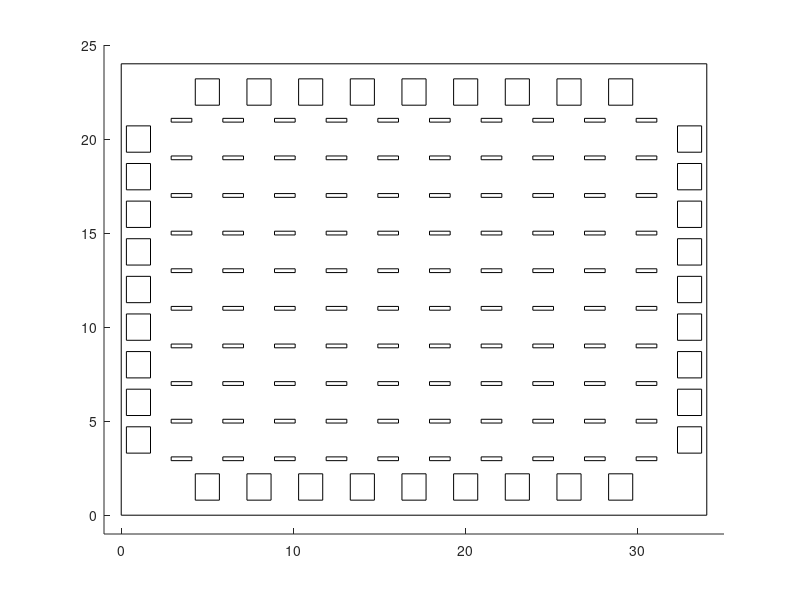

The MATLAB source for this figure: (Note: this script raises an error after producing the figure.)
function  simenvironment()
%Simulation environment
global storagerock; 
global target;
global trajp;
     axis([-1 35 -1 25]);
%      grid on
            
            rectangle('Position',[2.9,2.9,1.2,0.2]);hold on;rectangle('Position',[2.9,8.9,1.2,0.2]);hold on;
            rectangle('Position',[2.9,4.9,1.2,0.2]);hold on;rectangle('Position',[2.9,10.9,1.2,0.2]);hold on;
            rectangle('Position',[2.9,6.9,1.2,0.2]);hold on;rectangle('Position',[2.9,12.9,1.2,0.2]);hold on;
            rectangle('Position',[5.9,4.9,1.2,0.2]);hold on;rectangle('Position',[2.9,14.9,1.2,0.2]);hold on;
            rectangle('Position',[5.9,2.9,1.2,0.2]);hold on;rectangle('Position',[2.9,16.9,1.2,0.2]);hold on;
            rectangle('Position',[5.9,6.9,1.2,0.2]);hold on;rectangle('Position',[2.9,18.9,1.2,0.2]);hold on;
            rectangle('Position',[8.9,6.9,1.2,0.2]);hold on;rectangle('Position',[2.9,20.9,1.2,0.2]);hold on;
            rectangle('Position',[8.9,4.9,1.2,0.2]);hold on;rectangle('Position',[5.9,8.9,1.2,0.2]);hold on;
            rectangle('Position',[8.9,2.9,1.2,0.2]);hold on;rectangle('Position',[5.9,10.9,1.2,0.2]);hold on;
            rectangle('Position',[11.9,6.9,1.2,0.2]);hold on;rectangle('Position',[5.9,12.9,1.2,0.2]);hold on;
            rectangle('Position',[11.9,4.9,1.2,0.2]);hold on;rectangle('Position',[5.9,14.9,1.2,0.2]);hold on;
            rectangle('Position',[11.9,2.9,1.2,0.2]);hold on;rectangle('Position',[5.9,16.9,1.2,0.2]);hold on;
            rectangle('Position',[5.9,18.9,1.2,0.2]);hold on;rectangle('Position',[14.9,2.9,1.2,0.2]);hold on;
            rectangle('Position',[5.9,20.9,1.2,0.2]);hold on;rectangle('Position',[14.9,4.9,1.2,0.2]);hold on;
            rectangle('Position',[8.9,8.9,1.2,0.2]);hold on;rectangle('Position',[14.9,6.9,1.2,0.2]);hold on;
            rectangle('Position',[8.9,10.9,1.2,0.2]);hold on;rectangle('Position',[14.9,8.9,1.2,0.2]);hold on;
            rectangle('Position',[8.9,12.9,1.2,0.2]);hold on;rectangle('Position',[14.9,10.9,1.2,0.2]);hold on;
            rectangle('Position',[8.9,14.9,1.2,0.2]);hold on;rectangle('Position',[14.9,12.9,1.2,0.2]);hold on;
            rectangle('Position',[8.9,16.9,1.2,0.2]);hold on;rectangle('Position',[14.9,14.9,1.2,0.2]);hold on;
            rectangle('Position',[8.9,18.9,1.2,0.2]);hold on;rectangle('Position',[14.9,16.9,1.2,0.2]);hold on;
            rectangle('Position',[8.9,20.9,1.2,0.2]);hold on;rectangle('Position',[14.9,18.9,1.2,0.2]);hold on;
            rectangle('Position',[11.9,8.9,1.2,0.2]);hold on;rectangle('Position',[14.9,20.9,1.2,0.2]);hold on;
            rectangle('Position',[11.9,10.9,1.2,0.2]);hold on;
            rectangle('Position',[11.9,12.9,1.2,0.2]);hold on;
            rectangle('Position',[11.9,14.9,1.2,0.2]);hold on;
            rectangle('Position',[11.9,16.9,1.2,0.2]);hold on;
            rectangle('Position',[11.9,18.9,1.2,0.2]);hold on;
            rectangle('Position',[11.9,20.9,1.2,0.2]);hold on;
            rectangle('Position',[17.9,2.9,1.2,0.2]);hold on;
            rectangle('Position',[17.9,4.9,1.2,0.2]);hold on;
            rectangle('Position',[17.9,6.9,1.2,0.2]);hold on;
            rectangle('Position',[17.9,8.9,1.2,0.2]);hold on;
            rectangle('Position',[17.9,10.9,1.2,0.2]);hold on;
            rectangle('Position',[17.9,12.9,1.2,0.2]);hold on;
            rectangle('Position',[17.9,14.9,1.2,0.2]);hold on;
            rectangle('Position',[17.9,16.9,1.2,0.2]);hold on;
            rectangle('Position',[17.9,18.9,1.2,0.2]);hold on;
            rectangle('Position',[17.9,20.9,1.2,0.2]);hold on;
                        rectangle('Position',[20.9,2.9,1.2,0.2]);hold on;
            rectangle('Position',[20.9,4.9,1.2,0.2]);hold on;
            rectangle('Position',[20.9,6.9,1.2,0.2]);hold on;
            rectangle('Position',[20.9,8.9,1.2,0.2]);hold on;
            rectangle('Position',[20.9,10.9,1.2,0.2]);hold on;
            rectangle('Position',[20.9,12.9,1.2,0.2]);hold on;
            rectangle('Position',[20.9,14.9,1.2,0.2]);hold on;
            rectangle('Position',[20.9,16.9,1.2,0.2]);hold on;
            rectangle('Position',[20.9,18.9,1.2,0.2]);hold on;
            rectangle('Position',[20.9,20.9,1.2,0.2]);hold on;
                        rectangle('Position',[23.9,2.9,1.2,0.2]);hold on;
            rectangle('Position',[23.9,4.9,1.2,0.2]);hold on;
            rectangle('Position',[23.9,6.9,1.2,0.2]);hold on;
            rectangle('Position',[23.9,8.9,1.2,0.2]);hold on;
            rectangle('Position',[23.9,10.9,1.2,0.2]);hold on;
            rectangle('Position',[23.9,12.9,1.2,0.2]);hold on;
            rectangle('Position',[23.9,14.9,1.2,0.2]);hold on;
            rectangle('Position',[23.9,16.9,1.2,0.2]);hold on;
            rectangle('Position',[23.9,18.9,1.2,0.2]);hold on;
            rectangle('Position',[23.9,20.9,1.2,0.2]);hold on;
                        rectangle('Position',[26.9,2.9,1.2,0.2]);hold on;
            rectangle('Position',[26.9,4.9,1.2,0.2]);hold on;
            rectangle('Position',[26.9,6.9,1.2,0.2]);hold on;
            rectangle('Position',[26.9,8.9,1.2,0.2]);hold on;
            rectangle('Position',[26.9,10.9,1.2,0.2]);hold on;
            rectangle('Position',[26.9,12.9,1.2,0.2]);hold on;
            rectangle('Position',[26.9,14.9,1.2,0.2]);hold on;
            rectangle('Position',[26.9,16.9,1.2,0.2]);hold on;
            rectangle('Position',[26.9,18.9,1.2,0.2]);hold on;
            rectangle('Position',[26.9,20.9,1.2,0.2]);hold on;
            rectangle('Position',[29.9,2.9,1.2,0.2]);hold on;
            rectangle('Position',[29.9,4.9,1.2,0.2]);hold on;
            rectangle('Position',[29.9,6.9,1.2,0.2]);hold on;
            rectangle('Position',[29.9,8.9,1.2,0.2]);hold on;
            rectangle('Position',[29.9,10.9,1.2,0.2]);hold on;
            rectangle('Position',[29.9,12.9,1.2,0.2]);hold on;
            rectangle('Position',[29.9,14.9,1.2,0.2]);hold on;
            rectangle('Position',[29.9,16.9,1.2,0.2]);hold on;
            rectangle('Position',[29.9,18.9,1.2,0.2]);hold on;
            rectangle('Position',[29.9,20.9,1.2,0.2]);hold on;
            
             rectangle('Position',[4.3,21.8,1.4,1.4]);hold on;rectangle('Position',[7.3,21.8,1.4,1.4]);hold on;rectangle('Position',[10.3,21.8,1.4,1.4]);hold on;rectangle('Position',[13.3,21.8,1.4,1.4]);hold on;
             rectangle('Position',[16.3,21.8,1.4,1.4]);hold on;rectangle('Position',[19.3,21.8,1.4,1.4]);hold on;rectangle('Position',[22.3,21.8,1.4,1.4]);hold on;
             rectangle('Position',[25.3,21.8,1.4,1.4]);hold on;rectangle('Position',[28.3,21.8,1.4,1.4]);hold on;
             rectangle('Position',[0.3,19.3,1.4,1.4]);hold on;rectangle('Position',[0.3,17.3,1.4,1.4]);hold on;rectangle('Position',[0.3,15.3,1.4,1.4]);hold on;
             rectangle('Position',[0.3,13.3,1.4,1.4]);hold on;rectangle('Position',[0.3,11.3,1.4,1.4]);hold on;rectangle('Position',[0.3,9.3,1.4,1.4]);hold on;
             rectangle('Position',[0.3,7.3,1.4,1.4]);hold on;rectangle('Position',[0.3,5.3,1.4,1.4]);hold on;rectangle('Position',[0.3,3.3,1.4,1.4]);hold on;
             rectangle('Position',[32.3,19.3,1.4,1.4]);hold on;rectangle('Position',[32.3,17.3,1.4,1.4]);hold on;rectangle('Position',[32.3,15.3,1.4,1.4]);hold on;
             rectangle('Position',[32.3,13.3,1.4,1.4]);hold on;rectangle('Position',[32.3,11.3,1.4,1.4]);hold on;rectangle('Position',[32.3,9.3,1.4,1.4]);hold on;
             rectangle('Position',[32.3,7.3,1.4,1.4]);hold on;rectangle('Position',[32.3,5.3,1.4,1.4]);hold on;rectangle('Position',[32.3,3.3,1.4,1.4]);hold on;
             rectangle('Position',[4.3,0.8,1.4,1.4]);hold on;rectangle('Position',[7.3,0.8,1.4,1.4]);hold on;rectangle('Position',[10.3,0.8,1.4,1.4]);hold on;
             rectangle('Position',[13.3,0.8,1.4,1.4]);hold on;rectangle('Position',[16.3,0.8,1.4,1.4]);hold on;rectangle('Position',[19.3,0.8,1.4,1.4]);hold on;
             rectangle('Position',[22.3,0.8,1.4,1.4]);hold on;rectangle('Position',[25.3,0.8,1.4,1.4]);hold on;rectangle('Position',[28.3,0.8,1.4,1.4]);hold on;
             rectangle('Position',[0,0,34,24]);hold on;
            plot(storagerock(:,1),storagerock(:,2),'sk');hold on;
            plot(target(:,1),target(:,2),'xr');hold on;

            plot([2.5 31.5],[6 6],'--k');hold on;plot([2.5 31.5],[12 12],'--k');hold on;plot([2.5 31.5],[18 18],'--k');hold on;
            plot([2.5 31.5],[4 4],'--k');hold on;plot([2.5 31.5],[14 14],'--k');hold on;plot([2.5 31.5],[20 20],'--k');hold on;
            plot([2.5 31.5],[8 8],'--k');hold on;plot([2.5 31.5],[16 16],'--k');hold on;
            plot([2.5 31.5],[10 10],'--k');hold on;
            plot([5 5],[2.5 21.5],'--k');hold on;plot([14 14],[2.5 21.5],'--k');hold on;plot([20 20],[2.5 21.5],'--k');hold on;
            plot([8 8],[2.5 21.5],'--k');hold on;plot([17 17],[2.5 21.5],'--k');hold on;plot([23 23],[2.5 21.5],'--k');hold on;
            plot([11 11],[2.5 21.5],'--k');hold on;plot([26 26],[2.5 21.5],'--k');hold on;plot([29 29],[2.5 21.5],'--k');hold on;

end
